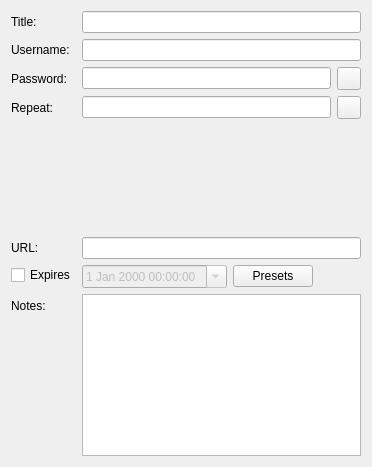
<?xml version="1.0" encoding="UTF-8"?>
<ui version="4.0">
 <class>EditEntryWidgetMain</class>
 <widget class="QWidget" name="EditEntryWidgetMain">
  <property name="geometry">
   <rect>
    <x>0</x>
    <y>0</y>
    <width>372</width>
    <height>467</height>
   </rect>
  </property>
  <layout class="QFormLayout" name="formLayout">
   <property name="fieldGrowthPolicy">
    <enum>QFormLayout::ExpandingFieldsGrow</enum>
   </property>
   <item row="0" column="0">
    <widget class="QLabel" name="titleLabel">
     <property name="text">
      <string>Title:</string>
     </property>
    </widget>
   </item>
   <item row="0" column="1">
    <widget class="QLineEdit" name="titleEdit"/>
   </item>
   <item row="1" column="0">
    <widget class="QLabel" name="usernameLabel">
     <property name="text">
      <string>Username:</string>
     </property>
    </widget>
   </item>
   <item row="1" column="1">
    <widget class="QLineEdit" name="usernameEdit"/>
   </item>
   <item row="3" column="0">
    <widget class="QLabel" name="passwordLabel">
     <property name="text">
      <string>Password:</string>
     </property>
    </widget>
   </item>
   <item row="3" column="1">
    <layout class="QHBoxLayout" name="horizontalLayout">
     <item>
      <widget class="PasswordEdit" name="passwordEdit">
       <property name="echoMode">
        <enum>QLineEdit::Password</enum>
       </property>
      </widget>
     </item>
     <item>
      <widget class="QToolButton" name="togglePasswordButton">
       <property name="checkable">
        <bool>true</bool>
       </property>
      </widget>
     </item>
    </layout>
   </item>
   <item row="5" column="0">
    <widget class="QLabel" name="passwordRepeatLabel">
     <property name="text">
      <string>Repeat:</string>
     </property>
    </widget>
   </item>
   <item row="5" column="1">
    <layout class="QHBoxLayout" name="horizontalLayout_4">
     <item>
      <widget class="PasswordEdit" name="passwordRepeatEdit">
       <property name="echoMode">
        <enum>QLineEdit::Password</enum>
       </property>
      </widget>
     </item>
     <item>
      <widget class="QToolButton" name="togglePasswordGeneratorButton">
       <property name="checkable">
        <bool>true</bool>
       </property>
      </widget>
     </item>
    </layout>
   </item>
   <item row="9" column="0">
    <widget class="QLabel" name="urlLabel">
     <property name="text">
      <string>URL:</string>
     </property>
    </widget>
   </item>
   <item row="9" column="1">
    <widget class="QLineEdit" name="urlEdit"/>
   </item>
   <item row="10" column="0">
    <widget class="QCheckBox" name="expireCheck">
     <property name="text">
      <string>Expires</string>
     </property>
    </widget>
   </item>
   <item row="10" column="1">
    <layout class="QHBoxLayout" name="horizontalLayout_2">
     <item>
      <widget class="QDateTimeEdit" name="expireDatePicker">
       <property name="enabled">
        <bool>false</bool>
       </property>
       <property name="calendarPopup">
        <bool>true</bool>
       </property>
      </widget>
     </item>
     <item>
      <widget class="QPushButton" name="expirePresets">
       <property name="text">
        <string>Presets</string>
       </property>
      </widget>
     </item>
    </layout>
   </item>
   <item row="11" column="0">
    <widget class="QLabel" name="notesLabel">
     <property name="text">
      <string>Notes:</string>
     </property>
    </widget>
   </item>
   <item row="11" column="1">
    <widget class="QPlainTextEdit" name="notesEdit">
     <property name="sizePolicy">
      <sizepolicy hsizetype="Expanding" vsizetype="Expanding">
       <horstretch>0</horstretch>
       <verstretch>1</verstretch>
      </sizepolicy>
     </property>
    </widget>
   </item>
   <item row="6" column="1">
    <widget class="PasswordGeneratorWidget" name="passwordGenerator" native="true"/>
   </item>
   <item row="8" column="0" colspan="2">
    <widget class="PasswordEditWidget" name="widget" native="true">
     <property name="minimumSize">
      <size>
       <width>0</width>
       <height>100</height>
      </size>
     </property>
    </widget>
   </item>
  </layout>
 </widget>
 <customwidgets>
  <customwidget>
   <class>PasswordEdit</class>
   <extends>QLineEdit</extends>
   <header>gui/PasswordEdit.h</header>
  </customwidget>
  <customwidget>
   <class>PasswordGeneratorWidget</class>
   <extends>QWidget</extends>
   <header>gui/PasswordGeneratorWidget.h</header>
   <container>1</container>
  </customwidget>
  <customwidget>
   <class>PasswordEditWidget</class>
   <extends>QWidget</extends>
   <header>gui/entry/PasswordEditWidget.h</header>
   <container>1</container>
  </customwidget>
 </customwidgets>
 <tabstops>
  <tabstop>titleEdit</tabstop>
  <tabstop>usernameEdit</tabstop>
  <tabstop>passwordEdit</tabstop>
  <tabstop>passwordRepeatEdit</tabstop>
  <tabstop>togglePasswordButton</tabstop>
  <tabstop>togglePasswordGeneratorButton</tabstop>
  <tabstop>urlEdit</tabstop>
  <tabstop>expireCheck</tabstop>
  <tabstop>expireDatePicker</tabstop>
  <tabstop>expirePresets</tabstop>
  <tabstop>notesEdit</tabstop>
 </tabstops>
 <resources/>
 <connections/>
</ui>
